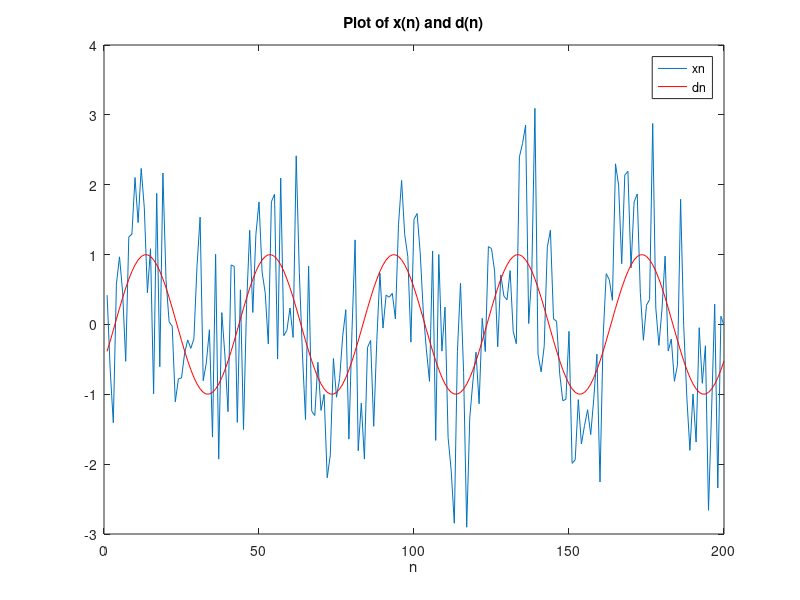
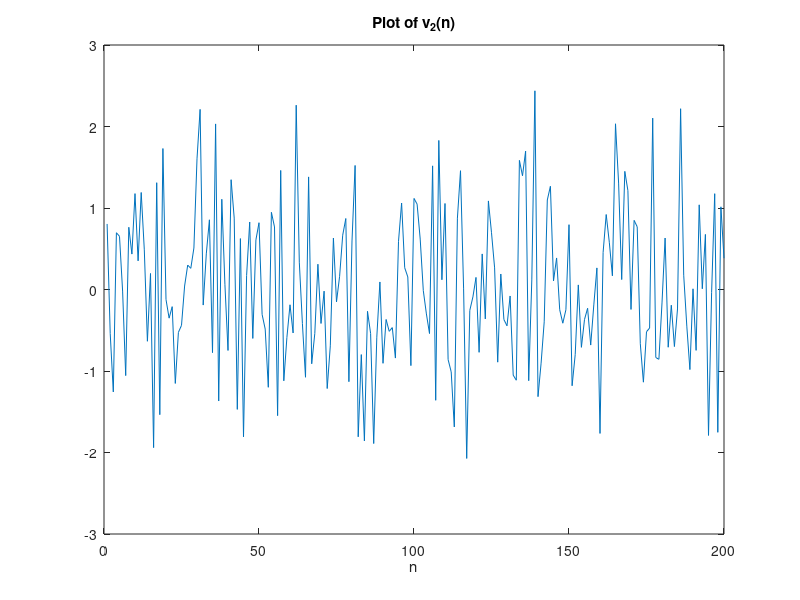
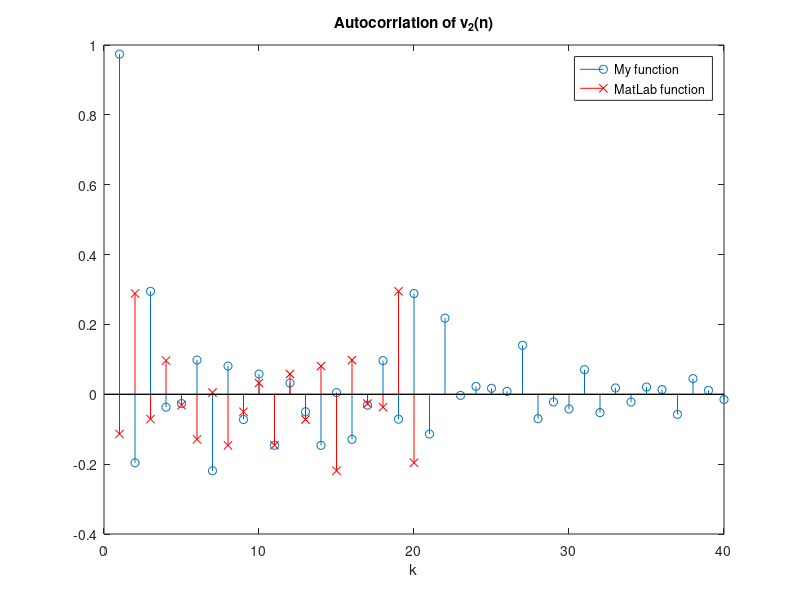
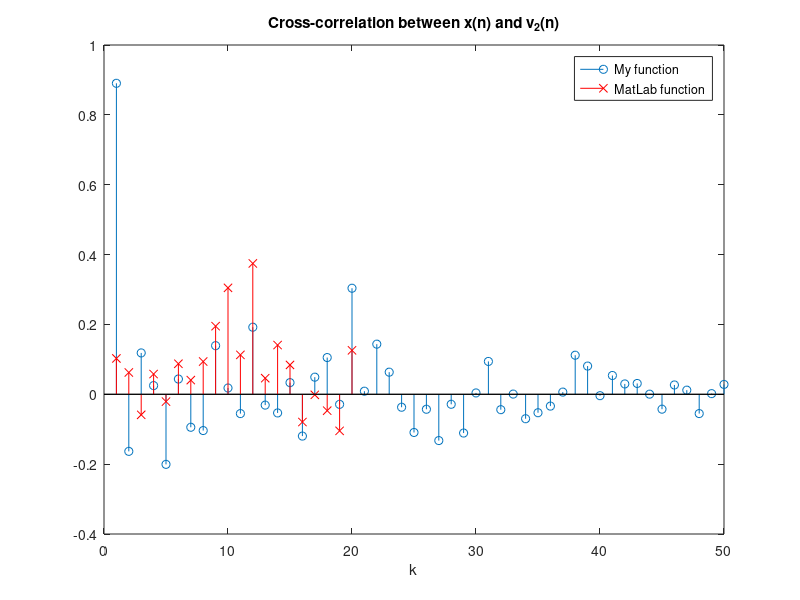

Reproduce these figures in MATLAB, in order.
function Project
%Author: Alex Dytso
%Description: This on of the project that shows how to implement Wiener
%filter as noise cancellations. 
% Our desired response is d(n) ouptut is x(n). We have noise v(n), v1(n)
% and v2(n)
% that have the following relationship v1(n)=0.8*v1(n-1)+v(n) and v2(n)=-0.6v2(n-1)+v(n)
% where v(n) is AWGN. 
% The ouptut is x(n)=d(n)+v1(n)
clc, clear all, close all

%%%%%Part2

theta=2*pi*rand-pi; % generating random varible thetha between -pi and pi
w0=0.05*pi;
N=10000;
n=1:N;

dn=sin(n*w0+theta); %generating our siganl

vn=randn(1,N); %generating 10000 points of White Gaussian Noise


% generating v1n=0.8*v1(n-1)+v(n) and v2(n)=-0.6v2(n-1)+v(n)

v1(1)=vn(1);
v2(1)=vn(1);
for i=2:N
    v1(i)=0.1*v1(i-1)+vn(i);
    v2(i)=-0.05*v2(i-1)+vn(i);
    
end


%generating x(n)=d(n)+v1(n)

xn=dn+v1;


%%%%%Part 3

%ploting xn and dn 
figure(1)
plot(1:200,xn(1:200))
hold on
plot(1:200,dn(1:200),'r')
xlabel('n')
legend('xn','dn')
title('Plot of x(n) and d(n)')
%ploting v2n
figure(2)
plot(1:200,v2(1:200))

xlabel('n')

title('Plot of v_2(n)')
%%%%% part 4 Computing auto-correlation of v2n

%comparing computatation with my function to computation with matlab
rv2=AUTOCORR(v2(1:40)) %computation with my function
rv2m=xcorr(v2(1:40),'biased'); %computation with MatLab

figure(3)
stem(rv2)
hold on
stem(rv2m(20:39),'xr')
xlabel('k')
title('Autocorrlation of v_2(n)')
legend('My function', 'MatLab function')


%%%% part5 Computing cross-correlation between xn and v2n

%comparing computation via my function with computation via MatLab
rxv2=CROSSCORR(xn(1:50),v2(1:50))  %my function 
rxv2m=xcorr(xn(1:50),v2(1:50),'biased');  %MatLab function

figure(4)
stem(rxv2)
hold on
stem(rxv2m(20:39),'xr')
xlabel('k')
title('Cross-correlation between x(n) and v_2(n)')
legend('My function', 'MatLab function')

%%%% part 6  Finding Coefficient of Wiener filter of order 1

%Coefficient are compute by w=Rv2^(-1)*rxv2


Rv2=[rv2(1),rv2(2);rv2(2),rv2(1)] %Autocorrelation matrix of v2


w=(Rv2)^(-1)*rxv2(1:2)  %Coefficients of Wiener fileter of oreder 1


v1nEst=conv(w,v2); %filtering 

dest=xn-v1nEst(1:N); %subtracting estimate of v1 from xn
figure(5)

plot(dest(1:200))
hold on
plot(dn(1:200),'r')
xlabel('n')
title('Estimated d(n) vs actual d(n). Filter order 1')
legend('Estimate d(n)', 'Actual d(n)')
%%%%part 7  order 6
 % autocorrelation matrix 
Rv2ord6=[rv2(1),rv2(2),rv2(3),rv2(4),rv2(5),rv2(6),rv2(7);
         rv2(2),rv2(1),rv2(2),rv2(3),rv2(4),rv2(5),rv2(6);
         rv2(3),rv2(2),rv2(1),rv2(2),rv2(3),rv2(4),rv2(5);
         rv2(4),rv2(3),rv2(2),rv2(1),rv2(2),rv2(3),rv2(4);
         rv2(5),rv2(4),rv2(3),rv2(2),rv2(1),rv2(2),rv2(3);
         rv2(6),rv2(5),rv2(4),rv2(3),rv2(2),rv2(1),rv2(2);
         rv2(7),rv2(6),rv2(5),rv2(4),rv2(3),rv2(2),rv2(1)]
     
     
     word6=inv(Rv2ord6)*rxv2(1:7)%computing optimal coefficients
     
     v1nEst6=conv(word6,v2);%filtering with Wiener filter
     
     
     
     dest6=xn-v1nEst6(1:10000);%computing the error
figure(6)
plot(dest6(1:200))
hold on
plot(dn(1:200),'r')
xlabel('n')
title('Estimated d(n) vs actual d(n). Filter order 6')
legend('Estimate d(n)', 'Actual d(n)')
%%%part 8

     % autocorrelation matrix 
     Rv2ord12=[rv2(1),rv2(2),rv2(3),rv2(4),rv2(5),rv2(6),rv2(7),rv2(8),rv2(9),rv2(10),rv2(11),rv2(12),rv2(13);
              rv2(2),rv2(1),rv2(2),rv2(3),rv2(4),rv2(5),rv2(6),rv2(7),rv2(8),rv2(9),rv2(10),rv2(11),rv2(12);
              rv2(3),rv2(2),rv2(1),rv2(2),rv2(3),rv2(4),rv2(5),rv2(6),rv2(7),rv2(8),rv2(9),rv2(10),rv2(11);
              rv2(4),rv2(3),rv2(2),rv2(1),rv2(2),rv2(3),rv2(4),rv2(5),rv2(6),rv2(7),rv2(8),rv2(9),rv2(10);
              rv2(5),rv2(4),rv2(3),rv2(2),rv2(1),rv2(2),rv2(3),rv2(4),rv2(5),rv2(6),rv2(7),rv2(8),rv2(9);
              rv2(6),rv2(5),rv2(4),rv2(3),rv2(2),rv2(1),rv2(2),rv2(3),rv2(4),rv2(5),rv2(6),rv2(7),rv2(8);
              rv2(7),rv2(6),rv2(5),rv2(4),rv2(3),rv2(2),rv2(1),rv2(2),rv2(3),rv2(4),rv2(5),rv2(6),rv2(7);
              rv2(8),rv2(7),rv2(6),rv2(5),rv2(4),rv2(3),rv2(2),rv2(1),rv2(2),rv2(3),rv2(4),rv2(5),rv2(6);
              rv2(9),rv2(8),rv2(7),rv2(6),rv2(5),rv2(4),rv2(3),rv2(2),rv2(1),rv2(2),rv2(3),rv2(4),rv2(5);
              rv2(10),rv2(9),rv2(8),rv2(7),rv2(6),rv2(5),rv2(4),rv2(3),rv2(2),rv2(1),rv2(2),rv2(3),rv2(4);
              rv2(11),rv2(10),rv2(9),rv2(8),rv2(7),rv2(6),rv2(5),rv2(4),rv2(3),rv2(2),rv2(1),rv2(2),rv2(3);
              rv2(12),rv2(11),rv2(10),rv2(9),rv2(8),rv2(7),rv2(6),rv2(5),rv2(4),rv2(3),rv2(2),rv2(1),rv2(2);
              rv2(13),rv2(12),rv2(11),rv2(10),rv2(9),rv2(8),rv2(7),rv2(6),rv2(5),rv2(4),rv2(3),rv2(2),rv2(1)]
          
     word12=inv(Rv2ord12)*rxv2(1:13) %computing optimal coefficients
     
     v1nEst12f=filter(word12,1,v2); %filtering with Wiener filter 
    
     dest12=xn-v1nEst12f(1:10000); %computing the error
     
figure(7)
 plot(dest12(1:200))
 hold on

 plot(dn(1:200),'r')         
 xlabel('n')
title('Estimated d(n) vs actual d(n). Filter order 12')
legend('Estimate d(n) ', 'Actual d(n)')

%%%%part 9 (EXTRA FILTER ORDER 20)


Rv2ord20=    [rv2(1),rv2(2),rv2(3),rv2(4),rv2(5),rv2(6),rv2(7),rv2(8),rv2(9),rv2(10),rv2(11),rv2(12),rv2(13),rv2(14),rv2(15),rv2(16),rv2(17),rv2(18),rv2(19),rv2(20);
              rv2(2),rv2(1),rv2(2),rv2(3),rv2(4),rv2(5),rv2(6),rv2(7),rv2(8),rv2(9),rv2(10),rv2(11),rv2(12),rv2(13),rv2(14),rv2(15),rv2(16),rv2(17),rv2(18),rv2(19);
              rv2(3),rv2(2),rv2(1),rv2(2),rv2(3),rv2(4),rv2(5),rv2(6),rv2(7),rv2(8),rv2(9),rv2(10),rv2(11),rv2(12),rv2(13),rv2(14),rv2(15),rv2(16),rv2(17),rv2(18);
              rv2(4),rv2(3),rv2(2),rv2(1),rv2(2),rv2(3),rv2(4),rv2(5),rv2(6),rv2(7),rv2(8),rv2(9),rv2(10),rv2(11),rv2(12),rv2(13),rv2(14),rv2(15),rv2(16),rv2(17);
              rv2(5),rv2(4),rv2(3),rv2(2),rv2(1),rv2(2),rv2(3),rv2(4),rv2(5),rv2(6),rv2(7),rv2(8),rv2(9),rv2(10),rv2(11),rv2(12),rv2(13),rv2(14),rv2(15),rv2(16);
              rv2(6),rv2(5),rv2(4),rv2(3),rv2(2),rv2(1),rv2(2),rv2(3),rv2(4),rv2(5),rv2(6),rv2(7),rv2(8),rv2(9),rv2(10),rv2(11),rv2(12),rv2(13),rv2(14),rv2(15);
              rv2(7),rv2(6),rv2(5),rv2(4),rv2(3),rv2(2),rv2(1),rv2(2),rv2(3),rv2(4),rv2(5),rv2(6),rv2(7),rv2(8),rv2(9),rv2(10),rv2(11),rv2(12),rv2(13),rv2(14);
              rv2(8),rv2(7),rv2(6),rv2(5),rv2(4),rv2(3),rv2(2),rv2(1),rv2(2),rv2(3),rv2(4),rv2(5),rv2(6),rv2(7),rv2(8),rv2(9),rv2(10),rv2(11),rv2(12),rv2(13);
              rv2(9),rv2(8),rv2(7),rv2(6),rv2(5),rv2(4),rv2(3),rv2(2),rv2(1),rv2(2),rv2(3),rv2(4),rv2(5),rv2(6),rv2(7),rv2(8),rv2(9),rv2(10),rv2(11),rv2(12);
              rv2(10),rv2(9),rv2(8),rv2(7),rv2(6),rv2(5),rv2(4),rv2(3),rv2(2),rv2(1),rv2(2),rv2(3),rv2(4),rv2(5),rv2(6),rv2(7),rv2(8),rv2(9),rv2(10),rv2(11);
              rv2(11),rv2(10),rv2(9),rv2(8),rv2(7),rv2(6),rv2(5),rv2(4),rv2(3),rv2(2),rv2(1),rv2(2),rv2(3),rv2(4),rv2(5),rv2(6),rv2(7),rv2(8),rv2(9),rv2(10);
              rv2(12),rv2(11),rv2(10),rv2(9),rv2(8),rv2(7),rv2(6),rv2(5),rv2(4),rv2(3),rv2(2),rv2(1),rv2(2),rv2(3),rv2(4),rv2(5),rv2(6),rv2(7),rv2(8),rv2(9);
              rv2(13),rv2(12),rv2(11),rv2(10),rv2(9),rv2(8),rv2(7),rv2(6),rv2(5),rv2(4),rv2(3),rv2(2),rv2(1),rv2(2),rv2(3),rv2(4),rv2(5),rv2(6),rv2(7),rv2(8);
              rv2(14),rv2(13),rv2(12),rv2(11),rv2(10),rv2(9),rv2(8),rv2(7),rv2(6),rv2(5),rv2(4),rv2(3),rv2(2),rv2(1),rv2(2),rv2(3),rv2(4),rv2(5),rv2(6),rv2(7);
              rv2(15),rv2(14),rv2(13),rv2(12),rv2(11),rv2(10),rv2(9),rv2(8),rv2(7),rv2(6),rv2(5),rv2(4),rv2(3),rv2(2),rv2(1),rv2(2),rv2(3),rv2(4),rv2(5),rv2(6);
              rv2(16),rv2(15),rv2(14),rv2(13),rv2(12),rv2(11),rv2(10),rv2(9),rv2(8),rv2(7),rv2(6),rv2(5),rv2(4),rv2(3),rv2(2),rv2(1),rv2(2),rv2(3),rv2(4),rv2(5);
              rv2(17),rv2(16),rv2(15),rv2(14),rv2(13),rv2(12),rv2(11),rv2(10),rv2(9),rv2(8),rv2(7),rv2(6),rv2(5),rv2(4),rv2(3),rv2(2),rv2(1),rv2(2),rv2(3),rv2(4);
              rv2(18),rv2(17),rv2(16),rv2(15),rv2(14),rv2(13),rv2(12),rv2(11),rv2(10),rv2(9),rv2(8),rv2(7),rv2(6),rv2(5),rv2(4),rv2(3),rv2(2),rv2(1),rv2(2),rv2(3);
              rv2(19),rv2(18),rv2(17),rv2(16),rv2(15),rv2(14),rv2(13),rv2(12),rv2(11),rv2(10),rv2(9),rv2(8),rv2(7),rv2(6),rv2(5),rv2(4),rv2(3),rv2(2),rv2(1),rv2(2);
              rv2(20),rv2(19),rv2(18),rv2(17),rv2(16),rv2(15),rv2(14),rv2(13),rv2(12),rv2(11),rv2(10),rv2(9),rv2(8),rv2(7),rv2(6),rv2(5),rv2(4),rv2(3),rv2(2),rv2(1)];


           word19=inv(Rv2ord20)*rxv2(1:20)
     
     v1nEst19=conv(word19,v2);
     dest19=xn-v1nEst19(1:10000);
figure(8)
plot(dest19(1:200))
hold on
 plot(dn(1:200),'r')         
 xlabel('n')
title('Estimated d(n) vs actual d(n). Filter order 19')
legend('Estimate d(n)', 'Actual d(n)')
          
        

%ETRA minimum error

en1=(dn-dest).^2;

en6=(dn-dest6).^2;

en12=(dn-dest12).^2;

en19=(dn-dest19).^2;

J1=mean(en1)
J6=mean(en6)
J12=mean(en12)
J19=mean(en19)

%  figure(9)
%  plot(en1(1:100))
%  hold on
% plot(en6(1:100),'r')
%  plot(en12(1:100),'g')
% plot(en19(1:100),'y')

%%%% EXTRA fft

figure(10)

subplot(4,1,1)
plot(1:200,fft(dest(1:200)))
hold on

subplot(4,1,2)
plot(1:200,fft(dest6(1:200)))

subplot(4,1,3)
plot(1:200,fft(dest12(1:200)))

subplot(4,1,4)
plot(1:200,fft(dest19(1:200)))

end


%%%% Autocorrelation and Cross-correlation functions



function y=AUTOCORR(x) %this function computes autocorrelation
K=length(x);
for index=1:K
    
    y(index,:)=sum([zeros(1,index-1),x].*[x,zeros(1,index-1)])/(K);
end



end


function y=CROSSCORR(X,Z) %this function computes autocorrelation

x=[X,zeros(1,length(Z)-length(X))]; %Making length of x and z to be the same
z=[Z,zeros(1,length(X)-length(Z))];

N=length(z);

for index=1:N
    
    y(index,:)=sum([x,zeros(1,index-1)].*[zeros(1,index-1),z])/(N);
end



end
